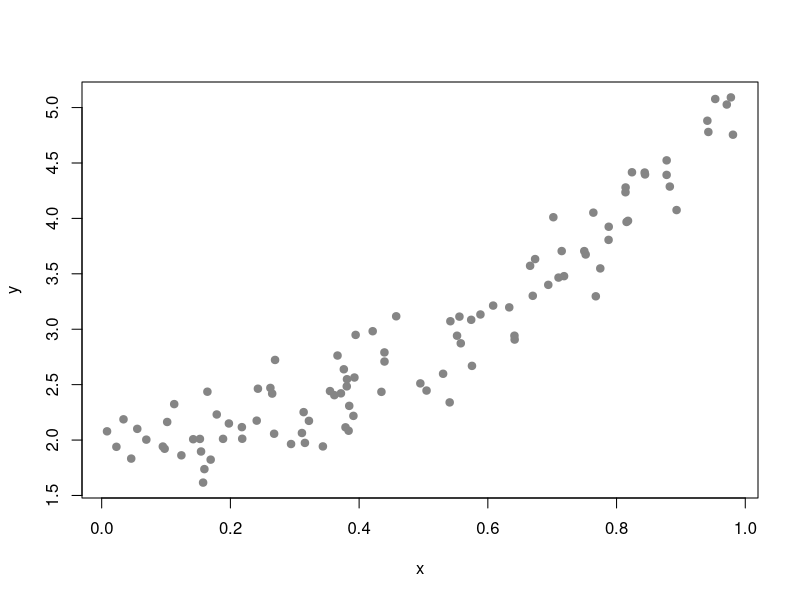
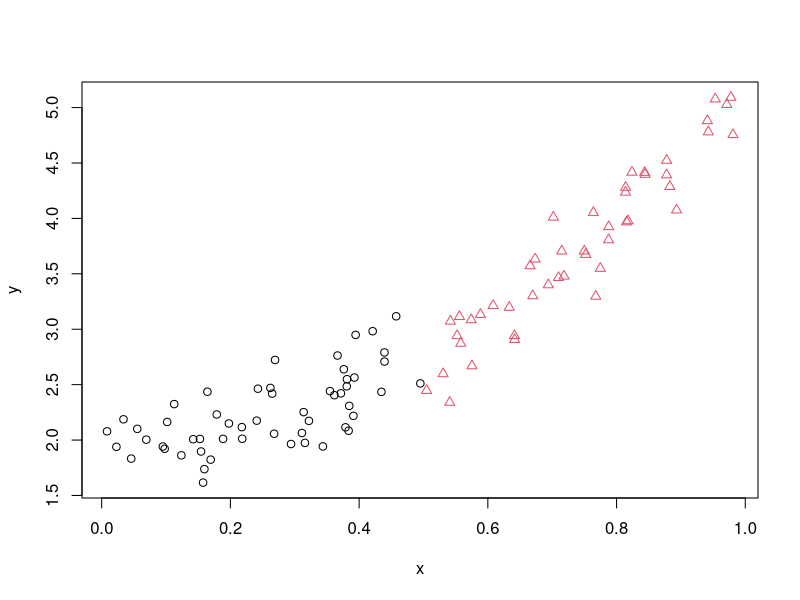
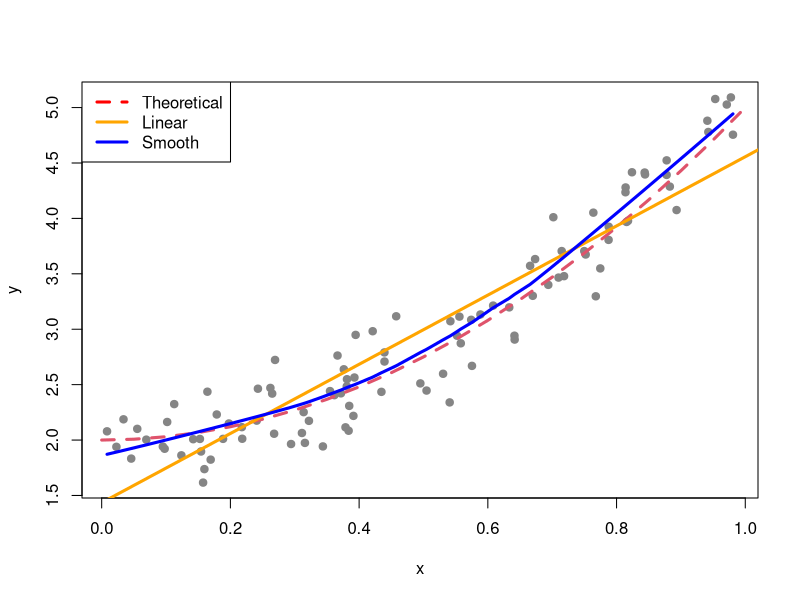
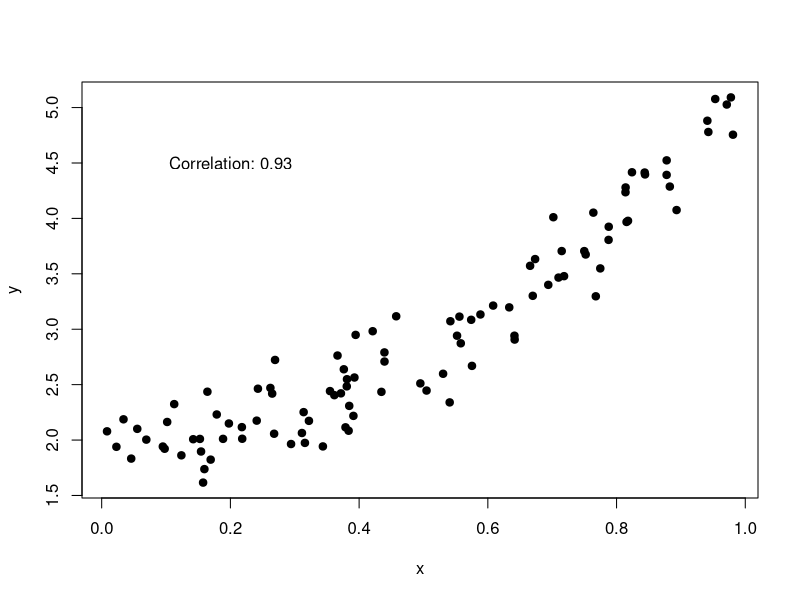

The R script that drew these images, in order:
# Scatter Plot in R

# Considere o modelo 'Y = 2 + 3X^2 + ε', sendo 'Y' a variável dependente, 'X' a variável independente e 'ε' um termo de erro, tal que 'X∼U(0, 1)' e 'ε∼N(0, 0.25)'. # nolint

# para salvarmos nosso gráfico de dispersão.
# jpeg("myplot.jpeg", width = 4, height = 4, units = "in", res = 300) # nolint

set.seed(12)

n <- 100
x <- runif(n)
eps <- rnorm(n, 0, 0.25)

y <- 2 + 3 * x^2 + eps

# Para plotar as observações, você pode digitar:
plot(x, y, pch = 19, col = "gray52")

# Além disso, você pode usar a função de 'identificação' para "rotular manualmente alguns pontos de dados do gráfico", por exemplo, alguns valores discrepantes. No argumento de 'rótulos' você pode especificar os rótulos que deseja para cada ponto. # nolint

# Gráfico de dispersão em R com cores diferentes #

# Se você tem uma variável que categoriza os pontos de dados em alguns grupos, você pode defini-la como parâmetro do argumento 'col' para plotar os pontos de dados 'com cores diferentes', dependendo do seu grupo, ou até mesmo definir símbolos diferentes por grupo. # nolint

group <- as.factor(ifelse(x < 0.5, "Group 1", "Group 2"))

plot(x, y, pch = as.numeric(group), col = group)

# Gráfico de dispersão com linha de regressão #

# Como dissemos na introdução, o principal uso dos gráficos de dispersão em R é "verificar a relação entre as variáveis". Para isso, "você pode adicionar linhas de regressão" (ou adicionar curvas no caso de estimativas não lineares) com a função de 'linhas', que permite personalizar a largura da linha com o argumento 'lwd' ou o tipo de linha com o argumento 'lty', entre outros argumentos. # nolint

plot(x, y, pch = 19, col = "gray52")

# Modelo subjacente
lines(seq(0, 1, 0.05), 2 + 3 * seq(0, 1, 0.05)^2, col = "2", lwd = 3, lty = 2)

# Ajuste linear
abline(lm(y ~ x), col = "orange", lwd = 3)

# Ajuste suave
lines(lowess(x, y), col = "blue", lwd = 3)

# Legenda
legend("topleft",
  legend = c("Theoretical", "Linear", "Smooth"),
  lwd = 3, lty = c(2, 1, 1), col = c("red", "orange", "blue")
)

# Além disso, você pode adicionar a "correlação de Pearson" entre as variáveis que você pode calcular com a função 'cor'. Então, você pode colocar a saída em algumas coordenadas do gráfico com a função 'text'. # nolint

# Calcule correlação
correlacao <- cor(x, y)

# Crie o gráfico e adicione o valor calculado
plot(x, y, pch = 19)

text(paste("Correlation:", round(correlacao, 2)), x = 0.2, y = 4.5)

# Adicionar várias séries ao gráfico de dispersão R #
